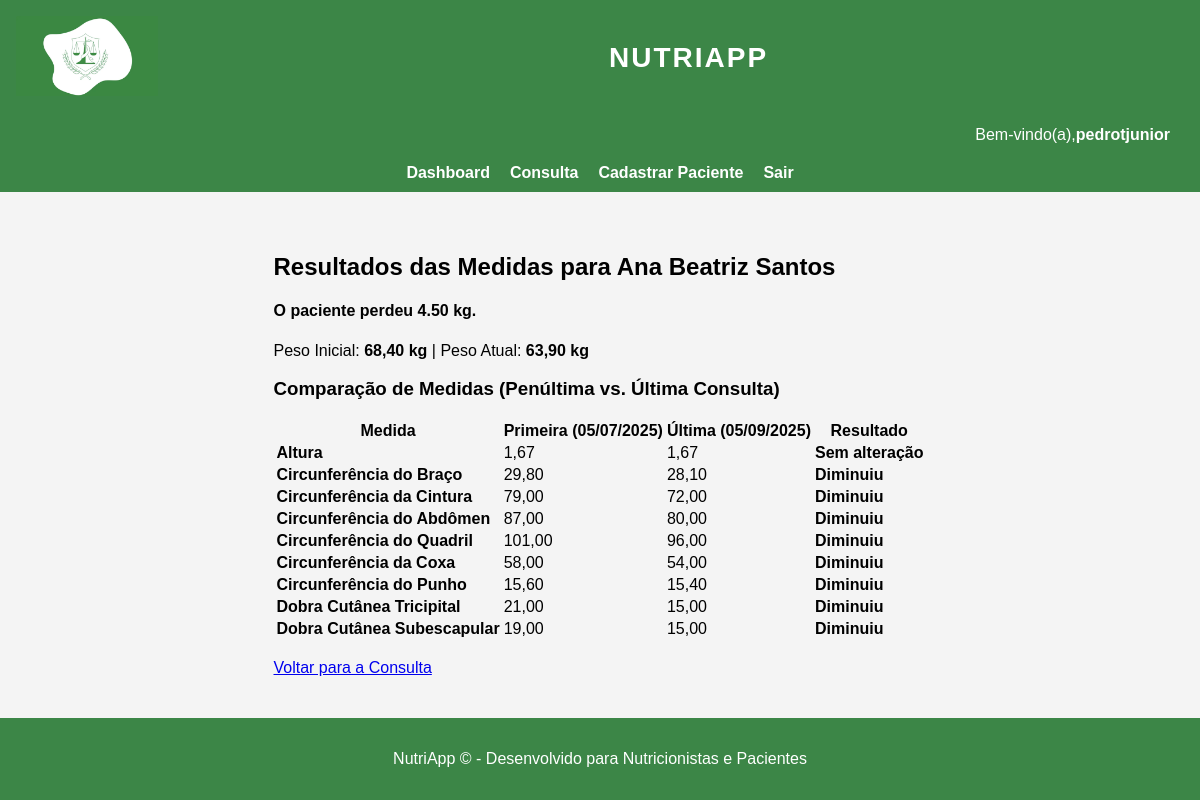
Page /nutricionista/paciente/3/resultados_medidas/ (signed in) on the committed database.
### contas/models.py (models this page shows, shortened)
class Usuario(AbstractBaseUser, PermissionsMixin):
    TIPOS = (
        ('ADMIN', 'Administrador'),
        ('NUTRI', 'Nutricionista'),
        ('PAC', 'Paciente'),
    )
    email = models.EmailField(unique=True)
    nome = models.CharField(max_length=150)
    tipo = models.CharField(max_length=10, choices=TIPOS)
    is_active = models.BooleanField(default=True)
    is_staff = models.BooleanField(default=False)
    objects = UsuarioManager()
    USERNAME_FIELD = 'email'
    REQUIRED_FIELDS = ['nome']

### nutricionista/models.py (models this page shows, shortened)
class Paciente(models.Model):
    user = models.OneToOneField(settings.AUTH_USER_MODEL, on_delete=models.CASCADE, related_name='perfil_paciente', null=True)
    nutricionista = models.ForeignKey(Usuario, on_delete=models.CASCADE, limit_choices_to={'tipo':'NUTRI'})
    nome = models.CharField(max_length=150)
    idade = models.IntegerField()
    data_nascimento = models.DateField()
    endereco = models.CharField(max_length=255)
    numero_endereco = models.CharField(max_length=10, verbose_name='Nº') # Numero na mesma linha do endereço
    complemento = models.CharField(max_length=100, blank=True, null=True) # Pode ser nulo
    cidade = models.CharField(max_length=100)
    uf = models.CharField(max_length=2, verbose_name='UF') # UF na mesma linha da cidade
    cep = models.CharField(max_length=20)
    celular = models.CharField(max_length=20)
    email = models.EmailField()
    motivo_consulta = models.TextField()
    senha_provisoria = models.CharField(max_length=128, blank=True, null=True)

class Consulta(models.Model):
    paciente = models.ForeignKey(Paciente, on_delete=models.CASCADE)
    nutricionista = models.ForeignKey(Usuario, on_delete=models.CASCADE, limit_choices_to={'tipo':'NUTRI'})
    data_consulta = models.DateField(default=timezone.now)
    circunferencia_punho = models.DecimalField(max_digits=5, decimal_places=2, null=True, blank=True)
    circunferencia_cintura = models.DecimalField(max_digits=5, decimal_places=2, null=True, blank=True)
    circunferencia_quadril = models.DecimalField(max_digits=5, decimal_places=2, null=True, blank=True)
    circunferencia_braco = models.DecimalField(max_digits=5, decimal_places=2, null=True, blank=True)
    circunferencia_abdome = models.DecimalField(max_digits=5, decimal_places=2, null=True, blank=True)
    circunferencia_coxa = models.DecimalField(max_digits=5, decimal_places=2, null=True, blank=True)
    dobra_tricipital = models.DecimalField(max_digits=5, decimal_places=2, null=True, blank=True)
    dobra_subescapular = models.DecimalField(max_digits=5, decimal_places=2, null=True, blank=True)
    observacoes = models.TextField(blank=True, null=True)
    peso = models.DecimalField(max_digits=5, decimal_places=2, null=True, blank=True)
    altura = models.DecimalField(max_digits=3, decimal_places=2, null=True, blank=True)

### nutricionista/views.py (the view)
def resultados_medidas_view(request, paciente_id):
    paciente = get_object_or_404(Paciente, id=paciente_id)
    consultas = Consulta.objects.filter(paciente=paciente).order_by('data_consulta')
    if not consultas.exists():
        return render(request, 'nutricionista/resultados_medidas.html', {
            'paciente': paciente,
            'dados_medidas': None,
            'comparacao_peso': None,
        })
    primeira = consultas.first()
    ultima = consultas.last()
    possui_duas_consultas = consultas.count() > 1
    comparacao_peso = {
        'primeiro_peso': primeira.peso,
        'ultimo_peso': ultima.peso if possui_duas_consultas else None,
        'mensagem': '',
        'cor': ''
    }
    if possui_duas_consultas:
        diferenca = ultima.peso - primeira.peso
        if diferenca > 0:
            comparacao_peso['mensagem'] = f"O paciente ganhou {diferenca:.2f} kg."
            comparacao_peso['cor'] = 'text-danger'
        elif diferenca < 0:
            comparacao_peso['mensagem'] = f"O paciente perdeu {abs(diferenca):.2f} kg."
            comparacao_peso['cor'] = 'text-success'
        else:
            comparacao_peso['mensagem'] = "O peso se manteve estável."
            comparacao_peso['cor'] = 'text-secondary'
    else:
        comparacao_peso['mensagem'] = "Apenas uma consulta registrada até o momento."
        comparacao_peso['cor'] = 'text-secondary'
    campos = [
        ('altura', 'Altura'),
        ('circunferencia_braco', 'Circunferência do Braço'),
        ('circunferencia_cintura', 'Circunferência da Cintura'),
        ('circunferencia_abdome', 'Circunferência do Abdômen'),
        ('circunferencia_quadril', 'Circunferência do Quadril'),
        ('circunferencia_coxa', 'Circunferência da Coxa'),
        ('circunferencia_punho', 'Circunferência do Punho'),
        ('dobra_tricipital', 'Dobra Cutânea Tricipital'),
        ('dobra_subescapular', 'Dobra Cutânea Subescapular'),
    ]
    dados_medidas = []
    for campo, nome in campos:
        valor_primeira = getattr(primeira, campo, None)
        valor_ultima = getattr(ultima, campo, None) if possui_duas_consultas else None
        if possui_duas_consultas:
            diferenca = (valor_ultima or 0) - (valor_primeira or 0)
            if diferenca > 0:
                mensagem = "Aumentou"
                cor = "text-danger"
            elif diferenca < 0:
                mensagem = "Diminuiu"
                cor = "text-success"
            else:
                mensagem = "Sem alteração"
                cor = "text-secondary"
        else:
            mensagem = "Aguardando próxima consulta"
            cor = "text-secondary"
        dados_medidas.append({
            'nome': nome,
            'penultimo_valor': valor_primeira,
            'ultimo_valor': valor_ultima,
            'mensagem': mensagem,
            'cor': cor
        })
    return render(request, 'nutricionista/resultados_medidas.html', {
        'paciente': paciente,
        'dados_medidas': dados_medidas,
        'comparacao_peso': comparacao_peso,
        'data_primeira': primeira.data_consulta,
        'data_ultima': ultima.data_consulta if possui_duas_consultas else None,
        'possui_duas_consultas': possui_duas_consultas,
    })

### nutricionista/templates/nutricionista/resultados_medidas.html (shortened to what this page needs)
{% extends "base_nutricionista.html" %}
{% load static %}
{% block content %}
<div class="container mt-4">
    <h2 class="mb-4">Resultados das Medidas para {{ paciente.nome }}</h2>
    {% if comparacao_peso %}
        <div class="card mb-4 p-3 border-{{ comparacao_peso.cor|default:'secondary' }}">
            <h4 class="{{ comparacao_peso.cor|default:'text-secondary' }}">
                {{ comparacao_peso.mensagem }}
            </h4>
            <p class="m-0">
                Peso Inicial: <strong>{{ comparacao_peso.primeiro_peso|floatformat:2|default:"N/A" }} kg</strong>
                | Peso Atual: <strong>{{ comparacao_peso.ultimo_peso|floatformat:2|default:"N/A" }} kg</strong>
            </p>
        </div>
    {% endif %}
    <div class="row">
        <div class="col-md-12">
            <h3 class="mt-4 mb-3">Comparação de Medidas (Penúltima vs. Última Consulta)</h3>
            {% if dados_medidas %}
            <table class="table table-striped table-hover">
                    <thead>
                    <tr>
                        <th>Medida</th>
                            <th>Primeira ({{ data_primeira|date:"d/m/Y" }})</th>
                                {% if possui_duas_consultas %}
                                    <th>Última ({{ data_ultima|date:"d/m/Y" }})</th>
                                {% else %}
                                    <th>Próxima Consulta</th>
                                {% endif %}
                            <th>Resultado</th>
                        </tr>
                    </thead>
                <tbody>
                    {% for dado in dados_medidas %}
                    <tr>
                        <td><strong>{{ dado.nome }}</strong></td>
                        <td>
                            {% if dado.penultimo_valor %}
                                {{ dado.penultimo_valor|floatformat:2 }}
                            {% else %}
                                N/A
                            {% endif %}
                        </td>
                        <td>{{ dado.ultimo_valor|floatformat:2|default:"N/A" }}</td>
                        <td class="{{ dado.cor }}">
                            <strong>{{ dado.mensagem }}</strong>
                        </td>
                    </tr>
                    {% endfor %}
                </tbody>
            </table>
            {% else %}
                <p class="alert alert-info">Nenhum registro de consulta encontrado para este paciente.</p>
            {% endif %}
        </div>
    </div>
    <br>
   <div class="mt-4 text-center">
    <a href="{% url 'nutricionista:selecionar_paciente' %}" class="btn btn-primary">
        Voltar para a Consulta
    </a>
</div>
    </div>
{% endblock content %}

### templates/base_nutricionista.html (shortened to what this page needs)
{% extends 'base.html' %}
{% load static %}
{% block nav_extra_links %}
<div class="nutri-header">
   {% if user.is_authenticated %}
        Bem-vindo(a), <strong>{{ user.nome }}</strong>
    {% endif %}
</div>
 <div class="nutri-links">
        {% if user.is_authenticated %}
            <a href="{% url 'nutricionista:nutri_dashboard' %}" class="nav-btn">Dashboard</a>
            <a href="{% url 'nutricionista:selecionar_paciente' %}" class="nav-btn">Consulta</a>
             <a href="{% url 'nutricionista:cadastrar_paciente' %}" class="nav-btn">Cadastrar Paciente</a>
            <a href="#" class="nav-btn logout-link" onclick="document.getElementById('logout-form').submit(); return false;">Sair</a>
        {% endif %}
    </div>
{% endblock %}

### static/css/style.css (style rules this page uses)
body { height: 100%; font-family: Arial, sans-serif; margin: 0; padding: 0; min-height: 100vh; display: flex; flex-direction: column; justify-content: center; background: #f4f4f4; }
.nutri-header { display: flex; justify-content: flex-end; align-items: center; background-color: #3c8647; color: white !important; padding: 10px 30px; font-size: 1rem; font-weight: 500; margin-top: 0px; border-radius: 0; }
.nutri-header strong { color: white !important; }
.nutri-links { display: flex; justify-content: center; flex-wrap: wrap; gap: 20px; background:#3c8647; padding: 10px 0; }
.nutri-links a { color: white; text-decoration: none; font-weight: bold; transition: 0.3s; }

### rows in the picture
Usuario: nome "pedrotjunior"
Paciente: nome "Ana Beatriz Santos"
Consulta: primeiro_peso "68,40", data_consulta "05/07/2025", penultimo_valor "1,67" "29,80" "79,00" "87,00" "101,00" "58,00" "15,60" "21,00" "19,00"
Consulta: ultimo_peso "63,90", data_consulta "05/09/2025", ultimo_valor "1,67" "28,10" "72,00" "80,00" "96,00" "54,00" "15,40" "15,00" "15,00"

### other values in the picture
{{ comparacao_peso.mensagem }} "O paciente perdeu 4.50 kg."
{{ dado.nome }} "Altura" "Circunferência do Braço" "Circunferência da Cintura" "Circunferência do Abdômen" "Circunferência do Quadril" "Circunferência da Coxa" "Circunferência do Punho" "Dobra Cutânea Tricipital" "Dobra Cutânea Subescapular"
{{ dado.mensagem }} "Sem alteração" "Diminuiu" "Diminuiu" "Diminuiu" "Diminuiu" "Diminuiu" "Diminuiu" "Diminuiu" "Diminuiu"
